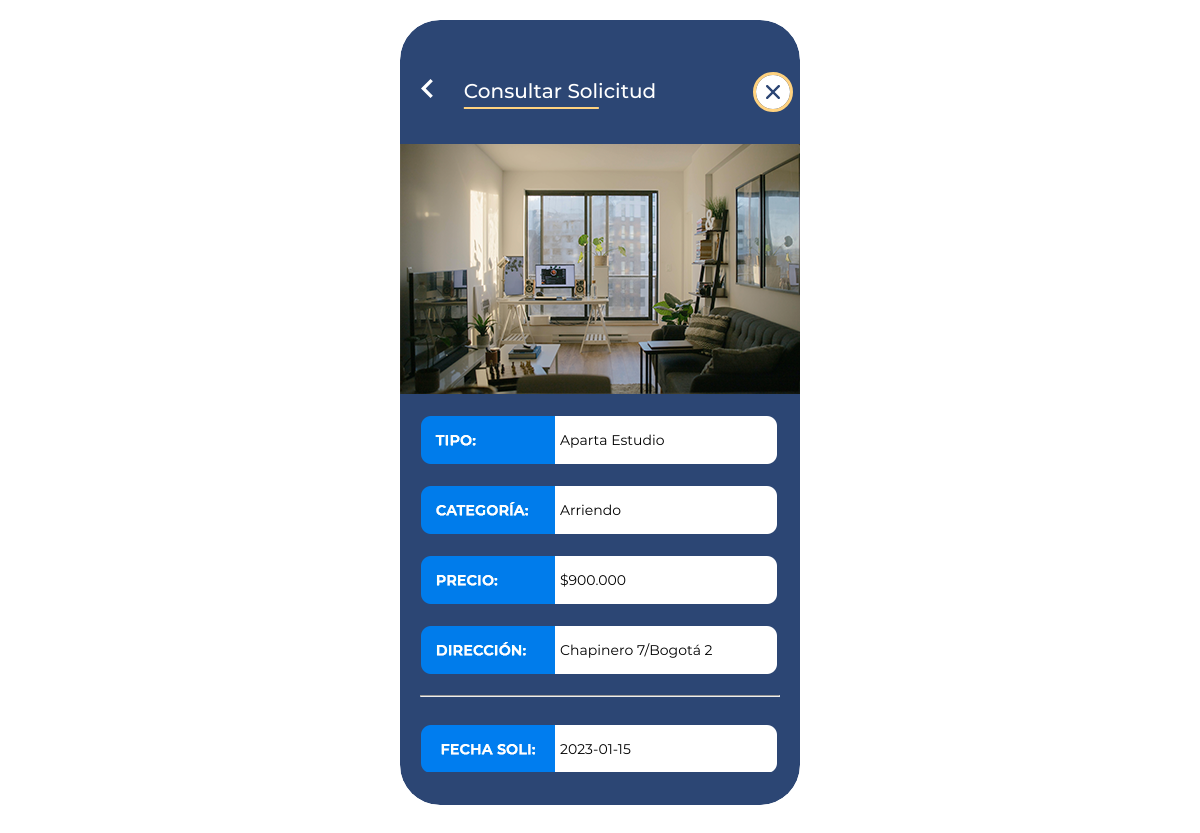
The page /Views/html/interfaces/Inmobiliaria/InmoShowSolicitud.php?id_sol=1 on the database its author committed.
### tables this page shows
CREATE TABLE `solicitudes` (
  `id_sol` int(11) NOT NULL,
  `id_inm` int(11) DEFAULT NULL,
  `id_user` int(11) DEFAULT NULL,
  `fecha` date DEFAULT NULL
);

CREATE TABLE `inmuebles` (
  `id` int(11) NOT NULL,
  `tipo` varchar(50) DEFAULT NULL,
  `categoria` varchar(50) DEFAULT NULL,
  `precio` bigint(20) DEFAULT NULL,
  `tamano` int(5) DEFAULT NULL,
  `ciudad` varchar(40) DEFAULT NULL,
  `barrio` varchar(40) DEFAULT NULL,
  `foto` varchar(200) DEFAULT NULL
);

### Controllers/mostrarSolicitudesInmoDetalles.php (the view, shortened to what this page needs)
<?php
function mostrarDetallesSolicitud($id_sol) {
    $objConexionBd = new ConexionBd();
    $conexion = $objConexionBd->getConexion();
    $sql = "SELECT inmuebles.tipo, inmuebles.categoria, inmuebles.precio, inmuebles.ciudad, inmuebles.barrio, solicitudes.fecha, usuarios.nombres, usuarios.apellidos, usuarios.telefono, usuarios.correo, inmuebles.foto
            FROM solicitudes
            JOIN inmuebles ON solicitudes.id_inm = inmuebles.id
            JOIN usuarios ON solicitudes.id_user = usuarios.id
            WHERE solicitudes.id_sol = :id_sol";
    $result = $conexion->prepare($sql);
    $result->bindParam(':id_sol', $id_sol, PDO::PARAM_INT);
    $result->execute();
    $row = $result->fetch(PDO::FETCH_ASSOC);
    if ($row) {
        $tipo = htmlspecialchars($row['tipo']);
        $categoria = htmlspecialchars($row['categoria']);
        $precio = htmlspecialchars(number_format($row['precio'], 0, ',', '.'));
        $ciudad = htmlspecialchars($row['ciudad']);
        $barrio = htmlspecialchars($row['barrio']);
        $fecha = htmlspecialchars($row['fecha']);
        $nombres = htmlspecialchars($row['nombres']);
        $apellidos = htmlspecialchars($row['apellidos']);
        $telefono = htmlspecialchars($row['telefono']);
        $correo = htmlspecialchars($row['correo']);
        $foto = htmlspecialchars($row['foto']);
        echo '
        <figure class="photo-preview">
            <img src="../../../../Uploads/' . $foto . '" alt="Foto del inmueble">
        </figure>
        <div class="cont-details">
            <div>
                <article class="info-name">
                    <p>' . $tipo . '</p>
                </article>
                <article class="info-category">
                    <p>' . $categoria . '</p>
                </article>
                <article class="info-precio">
                    <p>$' . $precio . '</p>
                </article>
                <article class="info-direccion">
                    <p>' . $barrio . '/' . $ciudad . '</p>
                </article>
                <hr>
                <br>
                <article class="info-fecha">
                    <p>' . $fecha . '</p>
                </article>
                <article class="info-usuario">
                    <p>' . $nombres . ' ' . $apellidos . '</p>
                </article>
                <article class="info-telefono">
                    <p>' . $telefono . '</p>
                </article>
                <article class="info-correo">
                    <p>' . $correo . '</p>
                </article>
            </div>
        </div>';
    } else {
        echo '<p>No se encontraron detalles para la solicitud especificada.</p>';
    }
}
?>

### Views/html/css/master.css (style rules this page uses)
html { font-size: 16px; font-family: Montserrat-Regular; font-weight: 400; -webkit-font-smoothing: antialiased; }
main.add figure.photo-preview, main.show figure.photo-preview, main.edit figure.photo-preview { position: relative; }
main.add figure.photo-preview img, main.show figure.photo-preview img, main.edit figure.photo-preview img { position: absolute; top: 124px; left: 50%; transform: translate(-50%, 0); }
main.show div.cont-details { position: relative; overflow-y: scroll; height: 372px; top: 380px; }
main.show div.cont-details div { position: absolute; top: 15px; left: 20px; }
main.show div article { height: 50px; position: relative; margin-bottom: 20px; width: 360px; }
main.show div article.info-name { background: url(../imgs/tipo-show.png) no-repeat center; }
main.show div article.info-category { background: url(../imgs/categoria-show.png) no-repeat center; }
main.show div article.info-precio { background: url(../imgs/precio-show.png) no-repeat center; }
main.show div article.info-direccion { background: url(../imgs/direccion-show.png) no-repeat center; }
main.show div article.info-fecha { background: url(../imgs/fecha-show.png) no-repeat center; }
main.show div article p { position: absolute; top: 2px; font-size: 14px; left: 140px; }

### rows shown on the page
solicitudes: id_inm.foto (picture), id_inm.tipo "Aparta Estudio", id_inm.categoria "Arriendo", id_inm.precio "900.000", id_inm.barrio "Chapinero 7", id_inm.ciudad "Bogotá 2", fecha "2023-01-15"
